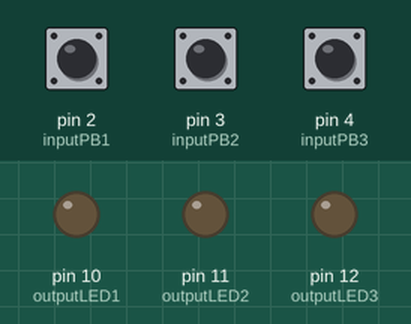
Recording of a sketch running on a simulated Arduino Uno, built with avr-gcc and run on an emulated ATmega328P. Parts: output pins drawn as LEDs (lit = HIGH). The test bench sets the inputs (shaded band); at power-on: pin 2 (inputPB1) HIGH, pin 3 (inputPB2) HIGH, pin 4 (inputPB3) HIGH.

Above: at 1.2 s.
1.3 s: pin 2 (inputPB1) pulled LOW for 0.15 s
At 1.37 s:
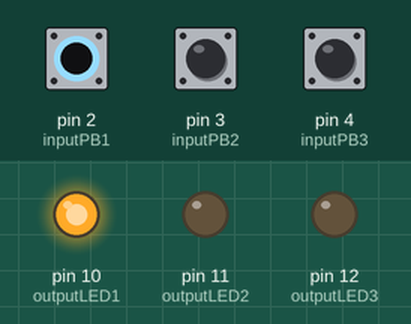
2.9 s: pin 3 (inputPB2) pulled LOW for 0.15 s
At 2.97 s:
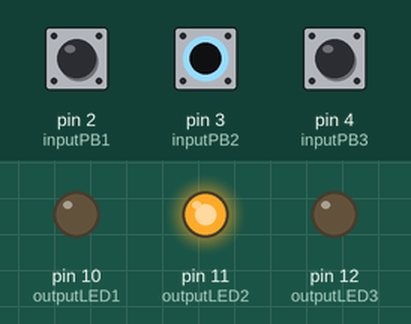
4.5 s: pin 4 (inputPB3) pulled LOW for 0.15 s
At 4.57 s:
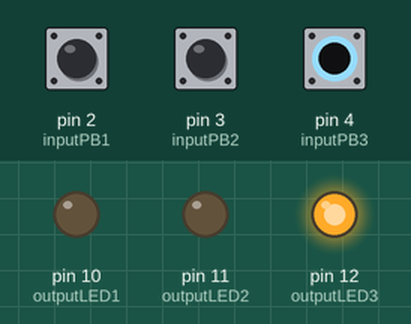
6.1 s: pin 4 (inputPB3) pulled LOW for 3.2 s
At 10.5 s:
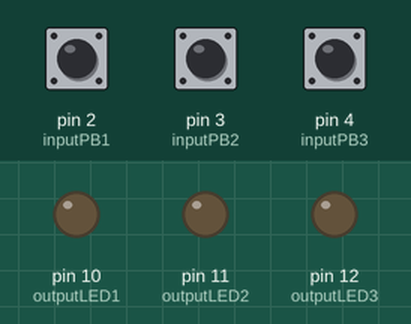
10.8 s: pin 2 (inputPB1) pulled LOW for 3.2 s
At 11.9 s:
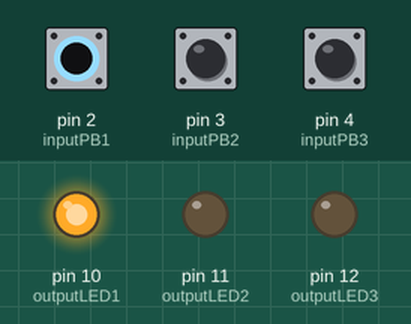
Timing chart, 0 to 15.5 s (numbered marks = the images above; inputs shaded):
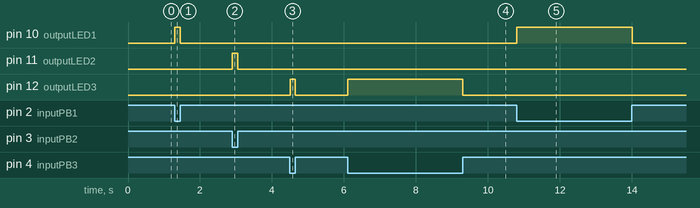

The sketch:

Blinking_LED.ino
```cpp
int inputPB1 = 2;
int inputPB2 = 3;
int inputPB3 = 4;
int outputLED1 = 10;
int outputLED2 = 11;
int outputLED3 = 12;

void setup()
{
  pinMode(inputPB1, INPUT_PULLUP);
  pinMode(inputPB2, INPUT_PULLUP);
  pinMode(inputPB3, INPUT_PULLUP);
  pinMode(outputLED1, OUTPUT);
  pinMode(outputLED2, OUTPUT);
  pinMode(outputLED3, OUTPUT);
}

void loop()
{
  if (digitalRead(inputPB1) == LOW)
  {
    digitalWrite(outputLED1, HIGH);
  }
  else if (digitalRead(inputPB2) == LOW)
  {
    digitalWrite(outputLED2, HIGH);
  }
  else if (digitalRead(inputPB3) == LOW)
  {
    digitalWrite(outputLED3, HIGH);
  }
  else //selain kondisi di atas semua LED mati
  {
    digitalWrite(outputLED1, LOW);
    digitalWrite(outputLED2, LOW);
    digitalWrite(outputLED3, LOW);
  }
}
```

Measured:
- after the input at 1.3 s, pin 10 (outputLED1): LOW → HIGH at once, → LOW 0.15 s later
- after the input at 2.9 s, pin 11 (outputLED2): LOW → HIGH at once, → LOW 0.15 s later
- after the input at 4.5 s, pin 12 (outputLED3): LOW → HIGH at once, → LOW 0.15 s later
- after the input at 6.1 s, pin 12 (outputLED3): LOW → HIGH at once, → LOW 3.2 s later
- after the input at 10.8 s, pin 10 (outputLED1): LOW → HIGH at once, → LOW 3.2 s later
